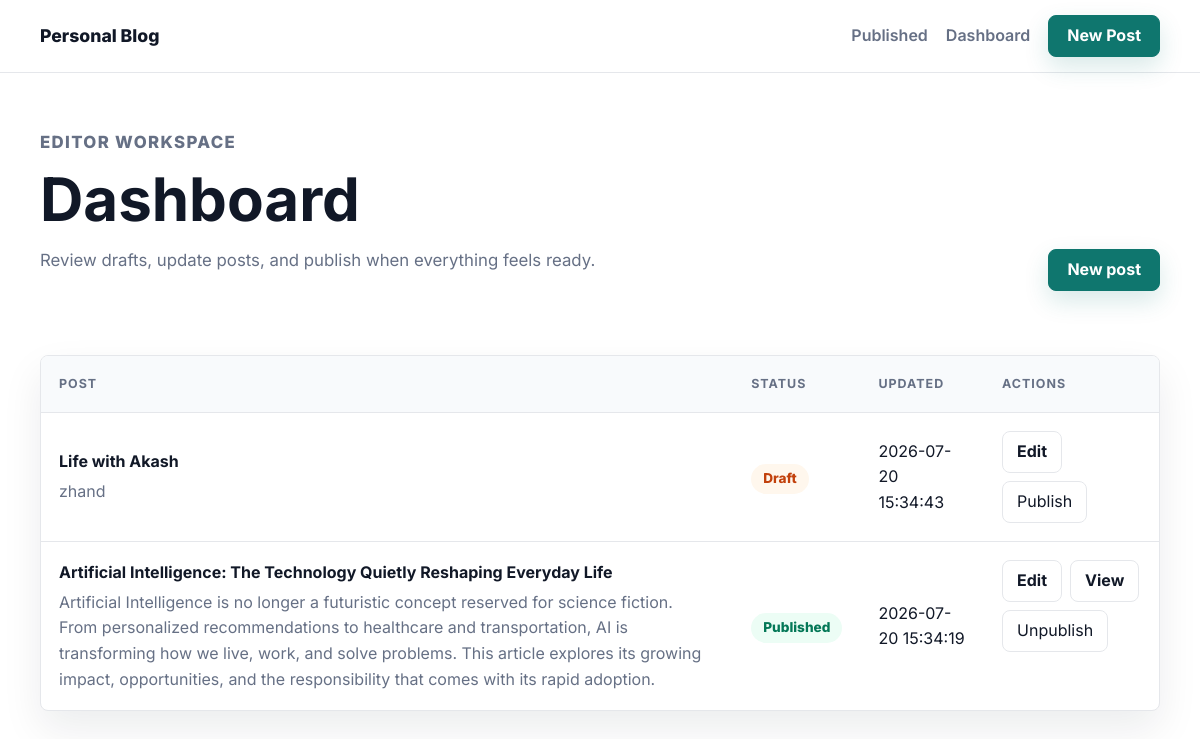
/dashboard, run on the app's committed database.
### tables this page shows
CREATE TABLE posts (
                id INTEGER PRIMARY KEY AUTOINCREMENT,
                title TEXT NOT NULL,
                summary TEXT NOT NULL,
                content TEXT NOT NULL,
                is_published INTEGER NOT NULL DEFAULT 0,
                created_at TEXT NOT NULL,
                updated_at TEXT NOT NULL,
                published_at TEXT
            );

### Blog Site/app.py (the view)
@app.route("/dashboard")
def dashboard():
    with get_db_connection() as connection:
        posts = connection.execute(
            "SELECT * FROM posts ORDER BY updated_at DESC"
        ).fetchall()
    return render_template("dashboard.html", posts=posts)

### Blog Site/app.py (called while the page is built)
def get_db_connection():
    connection = sqlite3.connect(DATABASE)
    connection.row_factory = sqlite3.Row
    return connection

def init_db():
    with get_db_connection() as connection:
        connection.execute(
            """
            CREATE TABLE IF NOT EXISTS posts (
                id INTEGER PRIMARY KEY AUTOINCREMENT,
                title TEXT NOT NULL,
                summary TEXT NOT NULL,
                content TEXT NOT NULL,
                is_published INTEGER NOT NULL DEFAULT 0,
                created_at TEXT NOT NULL,
                updated_at TEXT NOT NULL,
                published_at TEXT
            )
            """
        )

@app.before_request
def prepare_database():
    init_db()

### Blog Site/templates/dashboard.html (shortened to what this page needs)
{% extends "base.html" %}
{% block content %}
<section class="page-top">
    <div>
        <p class="eyebrow">Editor workspace</p>
        <h1>Dashboard</h1>
        <p>Review drafts, update posts, and publish when everything feels ready.</p>
    </div>
    <a class="primary-action" href="{{ url_for('create_post') }}">New post</a>
</section>
<section class="content-section">
    {% if posts %}
        <div class="table-shell">
            <table>
                <thead>
                    <tr>
                        <th>Post</th>
                        <th>Status</th>
                        <th>Updated</th>
                        <th>Actions</th>
                    </tr>
                </thead>
                <tbody>
                    {% for post in posts %}
                        <tr>
                            <td>
                                <strong>{{ post["title"] }}</strong>
                                <span>{{ post["summary"] }}</span>
                            </td>
                            <td>
                                {% if post["is_published"] %}
                                    <span class="status published">Published</span>
                                {% else %}
                                    <span class="status draft">Draft</span>
                                {% endif %}
                            </td>
                            <td>{{ post["updated_at"] }}</td>
                            <td class="actions">
                                <a class="secondary-action" href="{{ url_for('edit_post', post_id=post['id']) }}">Edit</a>
                                {% if post["is_published"] %}
                                    <a class="secondary-action" href="{{ url_for('post_detail', post_id=post['id']) }}">View</a>
                                    <form method="post" action="{{ url_for('unpublish_post', post_id=post['id']) }}">
                                        <button class="plain-action" type="submit">Unpublish</button>
                                    </form>
                                {% else %}
                                    <form method="post" action="{{ url_for('publish_post', post_id=post['id']) }}">
                                        <button class="plain-action" type="submit">Publish</button>
                                    </form>
                                {% endif %}
                            </td>
                        </tr>
                    {% endfor %}
                </tbody>
            </table>
        </div>
    {% else %}
        <div class="empty-state">
            <h3>Your dashboard is empty</h3>
            <p>Start with a draft. You can publish it now or later.</p>
            <a class="primary-action" href="{{ url_for('create_post') }}">Create a post</a>
        </div>
    {% endif %}
</section>
{% endblock %}

### Blog Site/templates/base.html (shortened to what this page needs)
<!doctype html>
<html lang="en">
<head>
    <link rel="stylesheet" href="{{ url_for('static', filename='css/styles.css') }}">
</head>
<body>
    <header class="site-header">
        <nav class="navbar">
            <a class="brand" href="{{ url_for('index') }}">Personal Blog</a>
            <div class="nav-links">
                <a href="{{ url_for('index') }}">Published</a>
                <a href="{{ url_for('dashboard') }}">Dashboard</a>
                <a class="nav-button" href="{{ url_for('create_post') }}">New Post</a>
            </div>
        </nav>
    </header>
    <main>
        {% block content %}{% endblock %}
    </main>
</body>
</html>

### Blog Site/static/css/styles.css (style rules this page uses)
:root { --bg: #ffffff; --ink: #111827; --muted: #667085; --line: #e5e7eb; --soft: #f8fafc; --accent: #0f766e; --accent-dark: #0b5f59; --warning: #b45309; --success-bg: #ecfdf5; --success-text: #047857; --draft-bg: #fff7ed; --draft-text: #c2410c; --shadow: 0 18px 40px rgba(15, 23, 42, 0.08); }
* { box-sizing: border-box; }
body { margin: 0; background: var(--bg); color: var(--ink); font-family: "Inter", Arial, sans-serif; line-height: 1.6; }
a { color: inherit; text-decoration: none; }
.site-header { position: sticky; top: 0; z-index: 10; background: rgba(255, 255, 255, 0.92); border-bottom: 1px solid var(--line); backdrop-filter: blur(14px); }
.navbar { width: min(1120px, calc(100% - 32px)); margin: 0 auto; min-height: 72px; display: flex; align-items: center; justify-content: space-between; gap: 20px; }
.brand { font-size: 1.1rem; font-weight: 800; letter-spacing: 0; }
.nav-links { display: flex; align-items: center; gap: 18px; color: var(--muted); font-weight: 600; }
.nav-button, .primary-action, .secondary-action, .plain-action { display: inline-flex; align-items: center; justify-content: center; min-height: 42px; border-radius: 8px; font-weight: 700; transition: 0.2s ease; }
.nav-button, .primary-action { border: 1px solid var(--accent); background: var(--accent); color: #ffffff; padding: 0 18px; box-shadow: 0 10px 24px rgba(15, 118, 110, 0.16); }
.secondary-action, .plain-action { border: 1px solid var(--line); background: #ffffff; color: var(--ink); padding: 0 14px; }
.plain-action { cursor: pointer; font: inherit; }
.hero, .page-top, .content-section, .article-view, .flash-wrap { width: min(1120px, calc(100% - 32px)); margin: 0 auto; }
.hero h1, .page-top h1, .article-view h1 { margin: 0; max-width: 780px; font-size: clamp(2.1rem, 5vw, 4.4rem); line-height: 1.04; letter-spacing: 0; }
.hero-copy, .page-top p, .empty-state p, .article-summary { max-width: 650px; color: var(--muted); font-size: 1.05rem; }
.eyebrow { margin: 0 0 12px; color: var(--accent); font-size: 0.78rem; font-weight: 800; letter-spacing: 0.08em; text-transform: uppercase; }
.page-top { display: flex; justify-content: space-between; gap: 24px; align-items: flex-end; padding: 56px 0 28px; }
.content-section { padding: 36px 0 68px; }
.post-card, .empty-state, .table-shell, .editor-form { border: 1px solid var(--line); border-radius: 8px; background: #ffffff; box-shadow: var(--shadow); }
.table-shell { overflow-x: auto; }
table { width: 100%; border-collapse: collapse; }
th, td { padding: 18px; border-bottom: 1px solid var(--line); text-align: left; vertical-align: middle; }
th { background: var(--soft); color: var(--muted); font-size: 0.78rem; letter-spacing: 0.08em; text-transform: uppercase; }
td span { display: block; margin-top: 4px; color: var(--muted); }
tr:last-child td { border-bottom: 0; }
.status { display: inline-flex; width: max-content; min-height: 30px; align-items: center; border-radius: 999px; padding: 0 12px; font-size: 0.85rem; font-weight: 800; }
.status.published { background: var(--success-bg); color: var(--success-text); }
.status.draft { background: var(--draft-bg); color: var(--draft-text); }
.actions { display: flex; flex-wrap: wrap; gap: 8px; }
.actions form { margin: 0; }

### data on the page
posts: title "Life with Akash", summary "zhand", is_published "Draft", updated_at "2026-07-20 15:34:43"
posts: title "Artificial Intelligence: The Technology Quietly Reshaping Everyday Life", summary "Artificial Intelligence is no longer a futuristic concept reserved for science fiction. From personalized recommendations to healthcare and transportation, AI is transforming how we live, work, and solve problems. This article explores its growing impact, opportunities, and the responsibility that comes with its rapid adoption.", is_published "Published", updated_at "2026-07-20 15:34:19"
